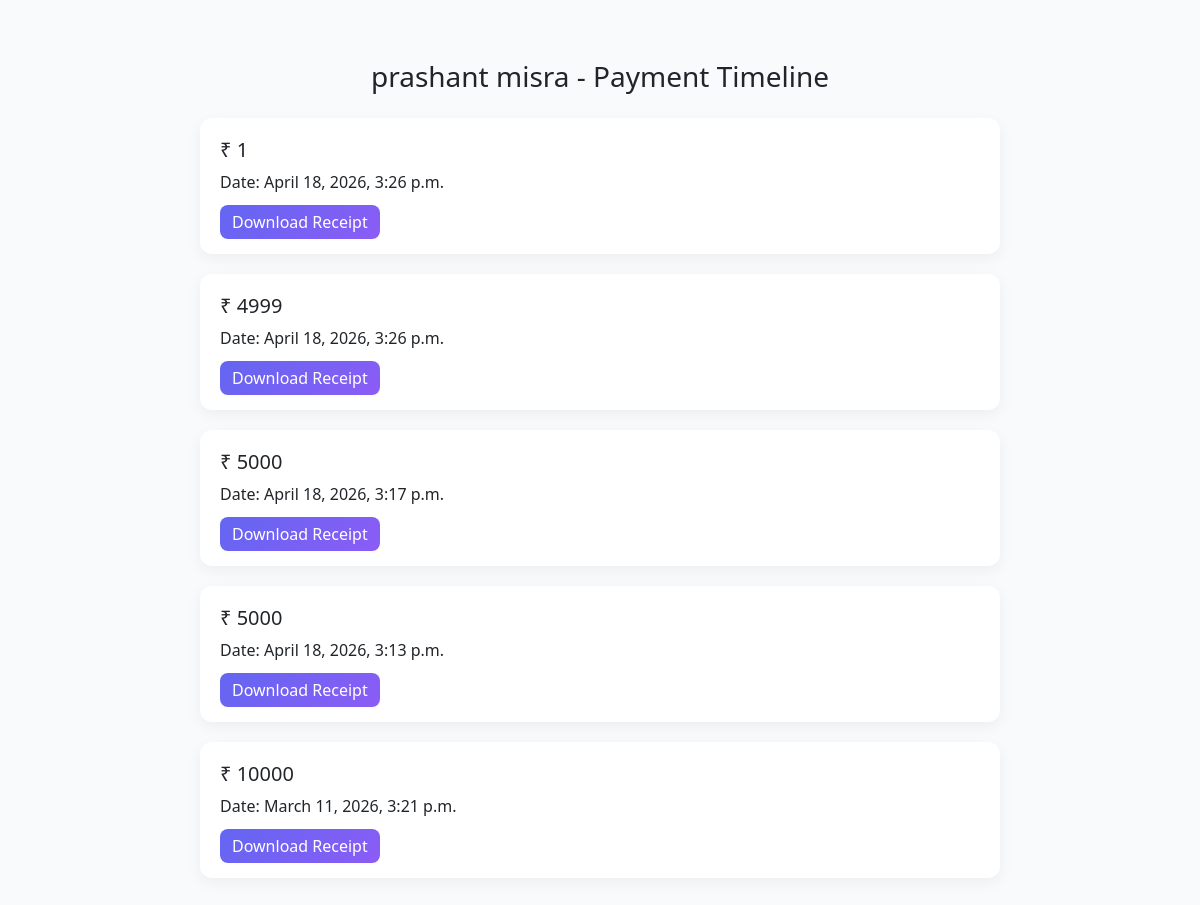
The page /payment-history/100/ on the database its author committed.
### appname/models.py (models this page shows, shortened)
class Student(models.Model):
    FNAME = models.CharField(max_length=50)
    LNAME = models.CharField(max_length=50)
    BIRTHDAY = models.DateField(null=True, blank=True)
    GENDER = models.CharField(max_length=10, blank=True)
    EMAIL = models.EmailField(unique=False)
    PHONE = models.CharField(max_length=10, blank=True)
    ADDRESS = models.CharField(max_length=200, blank=True)
    CITY = models.CharField(max_length=50, blank=True)
    COLLEGENAME = models.CharField(max_length=100, blank=True)
    QUALIFICATION = models.CharField(max_length=50, blank=True, null=True)
    BRANCH = models.CharField(max_length=50, blank=True)
    PASSING_YEAR = models.CharField(max_length=10, blank=True)
    TECHNOLOGY = models.CharField(max_length=50, blank=True)
    STATUS_CHOICES = [
        ('visiting', 'Visiting'),
        ('adjoining', 'Adjoining'),
        ('pending', 'Pending'),
        ('rejected', 'Rejected'),
    ]
    status = models.CharField(
        max_length=20,
        choices=STATUS_CHOICES,
        default='visiting'
    )
    visiting_at = models.DateTimeField(auto_now_add=True)
    joining_at = models.DateTimeField(null=True, blank=True)
    COURSE_CHOICES = [
        ('python', 'Python'),
        ('django', 'Django'),
        ('fullstack', 'Full Stack'),
    ]
    course = models.CharField(
        max_length=50,
        choices=COURSE_CHOICES,
        null=True,
        blank=True
    )
    total_fees = models.IntegerField(null=True, blank=True)
    paid_fees = models.IntegerField(default=0)
    remaining_fees = models.IntegerField(null=True, blank=True)
    payment_method = models.CharField(max_length=50, null=True, blank=True)

class Installment(models.Model):
    student = models.ForeignKey(Student, on_delete=models.CASCADE, related_name="installments")
    amount = models.IntegerField()
    payment_date = models.DateTimeField(auto_now_add=True)
    payment_method = models.CharField(max_length=50, null=True, blank=True)

### appname/views.py (the view)
# urls.py: path("payment-history/<int:id>/", views.payment_history, name="payment_history"),
def payment_history(request, id):
    student = get_object_or_404(Student, id=id)
    installments = student.installments.all().order_by("-payment_date")
    return render(request, "payment_history.html", {
        "student": student,
        "installments": installments
    })

### templates/payment_history.html (shortened to what this page needs)
<!DOCTYPE html>
<html>
<head>
    <link href="https://cdn.jsdelivr.net/npm/bootstrap@5.3.3/dist/css/bootstrap.min.css" rel="stylesheet">
</head>
<body>
    <div class="timeline">
        <h3 class="mb-4 text-center">
            {{ student.FNAME }} {{ student.LNAME }} - Payment Timeline
        </h3>
        {% for inst in installments %}
        <div class="timeline-item">
            <h5>₹ {{ inst.amount }}</h5>
            <p>Date: {{ inst.payment_date }}</p>
            <a href="{% url 'generate_receipt' inst.id %}" class="receipt-btn">
                Download Receipt
            </a>
        </div>
        {% empty %}
        <p>No payments yet.</p>
        {% endfor %}
    </div>
</body>
</html>

### templates/payment_history.html (style rules this page uses)
body { background: #f8fafc; font-family: "Segoe UI", sans-serif; }
.timeline { max-width: 800px; margin: 60px auto; }
.timeline-item { background: white; padding: 20px; border-radius: 12px; margin-bottom: 20px; box-shadow: 0 5px 15px rgba(0, 0, 0, 0.05); }
.receipt-btn { background: linear-gradient(135deg, #6366f1, #8b5cf6); color: white; border-radius: 8px; padding: 6px 12px; text-decoration: none; }

### rows shown on the page
Student: FNAME "prashant", LNAME "misra"
Installment: amount "1", payment_date "April 18, 2026, 3:26 p.m."
Installment: amount "4999", payment_date "April 18, 2026, 3:26 p.m."
Installment: amount "5000", payment_date "April 18, 2026, 3:17 p.m."
Installment: amount "5000", payment_date "April 18, 2026, 3:13 p.m."
Installment: amount "10000", payment_date "March 11, 2026, 3:21 p.m."
